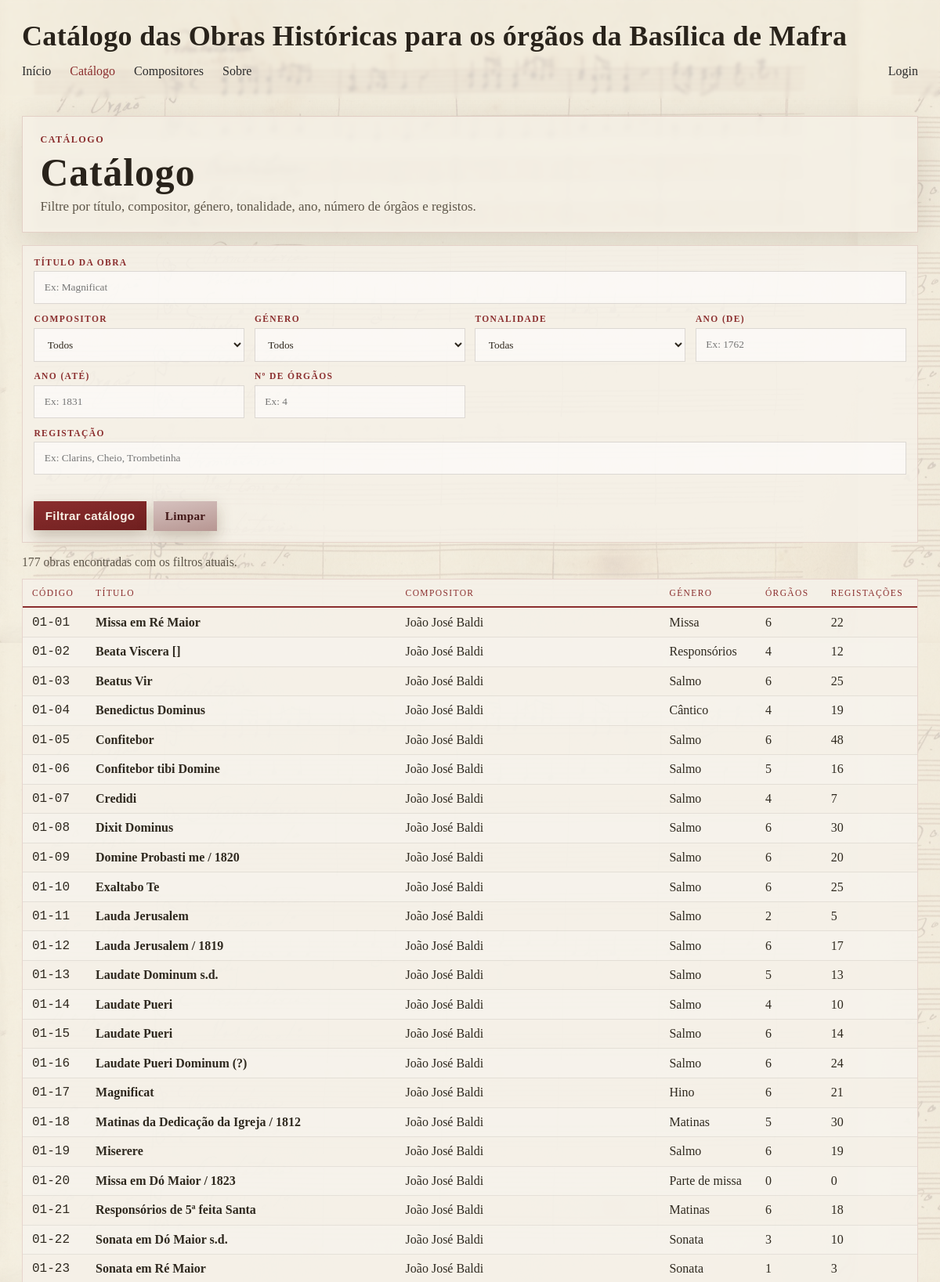
Screenshot of /pesquisa/ (upper part) with the database file from the repository.
### obras/models.py (models this page shows, shortened)
class Obra(models.Model):
    titulo = models.CharField(max_length=100)
    compositor = models.ForeignKey(Compositor, related_name="obras", on_delete=models.CASCADE)
    ano = models.PositiveIntegerField(null=True, blank=True)
    efectivo_vocal = models.CharField(max_length=255, blank=True)
    efectivo_orgao = models.CharField(max_length=50, blank=True)
    tonalidade = models.ForeignKey(Tonalidade, on_delete=models.CASCADE, related_name="obras", null=True, blank=True)
    genero = models.ForeignKey(Genero, related_name="obras", on_delete=models.CASCADE, null=True, blank=True)
    descricao_fisica = models.TextField(blank=True)
    onomastica = models.TextField(blank=True)
    referencias = models.TextField(blank=True)
    codigo = models.CharField(max_length=50, blank=True, default="")

class Compositor(models.Model):
    nome = models.CharField(max_length=100)
    apelido = models.CharField(max_length=100)
    def __str__(self):
        return self.apelido + ', ' + self.nome

class Genero(models.Model):
    nome = models.CharField(max_length=100)
    def __str__(self):
        return self.nome

### obras/views.py (the view)
# urls.py: path('pesquisa/', views.pesquisa_view, name='pesquisa'),
def pesquisa_view(request):
    titulo = request.GET.get("titulo", "").strip()
    compositor_id = request.GET.get("compositor", "").strip()
    genero_id = request.GET.get("genero", "").strip()
    num_orgaos = request.GET.get("num_orgaos", "").strip()
    registos = request.GET.get("registos", "").strip()
    ano_inicio = request.GET.get("ano_inicio", "").strip()
    ano_fim = request.GET.get("ano_fim", "").strip()
    tonalidade_id = request.GET.get("tonalidade", "").strip()
    obras = (
        Obra.objects.select_related("compositor", "genero")
        .annotate(
            num_orgaos=Count("orgaos", distinct=True),
            num_registacoes=Count("orgaos__registacoes", distinct=True),
        )
        .order_by("codigo")
    )
    if titulo:
        obras = obras.filter(titulo__icontains=titulo)
    if compositor_id:
        obras = obras.filter(compositor_id=compositor_id)
    if genero_id:
        obras = obras.filter(genero_id=genero_id)
    if num_orgaos:
        try:
            obras = obras.filter(num_orgaos=int(num_orgaos))
        except ValueError:
            pass
    if registos:
        obras = obras.filter(
            Q(orgaos__registacoes__geral__nome__icontains=registos)
            | Q(orgaos__registacoes__mao_esquerda__nome__icontains=registos)
            | Q(orgaos__registacoes__mao_direita__nome__icontains=registos)
        ).distinct()
    if ano_inicio:
        try:
            obras = obras.filter(ano__gte=int(ano_inicio))
        except ValueError:
            pass
    if ano_fim:
        try:
            obras = obras.filter(ano__lte=int(ano_fim))
        except ValueError:
            pass
    if tonalidade_id:
        obras = obras.filter(tonalidade_id=tonalidade_id)
    tonalidades = Tonalidade.objects.filter(obras__isnull=False).distinct().select_related("nota", "modo").annotate(
        ordem_nota=Case(
            When(nota__nome="Dó", then=Value(1)),
            When(nota__nome="Dó♯", then=Value(2)),
            When(nota__nome="Ré♭", then=Value(2)),
            When(nota__nome="Ré", then=Value(3)),
            When(nota__nome="Ré♯", then=Value(4)),
            When(nota__nome="Mi♭", then=Value(4)),
            When(nota__nome="Mi", then=Value(5)),
            When(nota__nome="Fá", then=Value(6)),
            When(nota__nome="Fá♯", then=Value(7)),
            When(nota__nome="Sol", then=Value(8)),
            When(nota__nome="Sol♯", then=Value(9)),
            When(nota__nome="Lá♭", then=Value(9)),
            When(nota__nome="Lá", then=Value(10)),
            When(nota__nome="Lá♯", then=Value(11)),
            When(nota__nome="Si♭", then=Value(11)),
            When(nota__nome="Si", then=Value(12)),
            When(nota__nome="Si♯", then=Value(13)),
            default=Value(99),
        ),
        ordem_modo=Case(
            When(modo__nome="Maior", then=Value(1)),
            When(modo__nome="Menor", then=Value(2)),
            default=Value(99),
        ),
    ).order_by("ordem_nota", "ordem_modo")
    context = {
        "compositores": Compositor.objects.all().order_by("apelido", "nome"),
        "generos": Genero.objects.all().order_by("nome"),
        "tonalidades": tonalidades,
        "obras": obras,
        "filtros": {
            "titulo": titulo,
            "compositor": compositor_id,
            "genero": genero_id,
            "num_orgaos": num_orgaos,
            "registos": registos,
            "ano_inicio": ano_inicio,
            "ano_fim": ano_fim,
            "tonalidade": tonalidade_id,
        },
    }
    return render(request, "obras/pesquisa.html", context)

### obras/models.py (called while the page is built)
    def __str__(self):
        return self.nome

    def __str__(self):
        return self.nome

    def __str__(self):
        return f"{self.nota} {self.modo}"

### obras/templates/obras/pesquisa.html (shortened to what this page needs)
{% extends "obras/layout.html" %}
{% block content %}
    <section class="hero">
        <div class="kicker">Catálogo</div>
        <h1>Catálogo</h1>
        <p class="subtitle">Filtre por título, compositor, género, tonalidade, ano, número de órgãos e registos.</p>
    </section>
    <section class="card catalog-card">
        <form method="get" class="search-form">
            <div class="field-grid">
                <div class="field field-wide">
                    <label for="titulo">Título da obra</label>
                    <input id="titulo" type="text" name="titulo" value="{{ filtros.titulo }}" placeholder="Ex: Magnificat" class="{% if filtros.titulo %}has-value{% endif %}">
                </div>
                <div class="field">
                    <label for="compositor">Compositor</label>
                    <select id="compositor" name="compositor" class="{% if filtros.compositor %}has-value{% endif %}">
                        <option value="">Todos</option>
                    </select>
                </div>
                <div class="field">
                    <label for="genero">Género</label>
                    <select id="genero" name="genero" class="{% if filtros.genero %}has-value{% endif %}">
                        <option value="">Todos</option>
                    </select>
                </div>
                <div class="field">
                    <label for="tonalidade">Tonalidade</label>
                    <select id="tonalidade" name="tonalidade" class="{% if filtros.tonalidade %}has-value{% endif %}">
                        <option value="">Todas</option>
                    </select>
                </div>
                <div class="field">
                    <label for="ano_inicio">Ano (de)</label>
                    <input id="ano_inicio" type="number" min="1500" max="2100" name="ano_inicio" value="{{ filtros.ano_inicio }}" placeholder="Ex: 1762" class="{% if filtros.ano_inicio %}has-value{% endif %}">
                </div>
                <div class="field">
                    <label for="ano_fim">Ano (até)</label>
                    <input id="ano_fim" type="number" min="1500" max="2100" name="ano_fim" value="{{ filtros.ano_fim }}" placeholder="Ex: 1831" class="{% if filtros.ano_fim %}has-value{% endif %}">
                </div>
                <div class="field">
                    <label for="num_orgaos">Nº de órgãos</label>
                    <input id="num_orgaos" type="number" min="1" name="num_orgaos" value="{{ filtros.num_orgaos }}" placeholder="Ex: 4" class="{% if filtros.num_orgaos %}has-value{% endif %}">
                </div>
                <div class="field field-wide">
                    <label for="registos">Registação</label>
                    <input id="registos" type="text" name="registos" value="{{ filtros.registos }}" placeholder="Ex: Clarins, Cheio, Trombetinha" class="{% if filtros.registos %}has-value{% endif %}">
                </div>
            </div>
            <div class="actions-row">
                <button type="submit" class="back">Filtrar catálogo</button>
                <a class="back back-secondary" href="{% url 'pesquisa' %}">Limpar</a>
            </div>
        </form>
        <p class="results-meta">{{ obras|length }} obra{{ obras|length|pluralize }} encontrada{{ obras|length|pluralize }} com os filtros atuais.</p>
        {% if obras %}
            <div class="table-wrap">
                <table>
                    <thead>
                        <tr>
                            <th>Código</th>
                            <th>Título</th>
                            <th>Compositor</th>
                            <th>Género</th>
                            <th>Órgãos</th>
                            <th>Registações</th>
                        </tr>
                    </thead>
                    <tbody>
                        {% for obra in obras %}
                            <tr onclick="window.location='{% url 'obra' obra.id %}'" style="cursor: pointer;">
                                <td style="font-family: 'Courier New', monospace;">{{ obra.codigo }}</td>
                                <td style="font-weight:bold;">{{ obra.titulo }}</td>
                                <td>{{ obra.compositor.nome }} {{ obra.compositor.apelido }}</td>
                                <td>{{ obra.genero|default:"-" }}</td>
                                <td>{{ obra.num_orgaos }}</td>
                                <td>{{ obra.num_registacoes }}</td>
                            </tr>
                        {% endfor %}
                    </tbody>
                </table>
            </div>
        {% else %}
            <p class="empty">Sem resultados para os filtros selecionados.</p>
        {% endif %}
    </section>
{% endblock %}

### obras/static/obras/ui.css (style rules this page uses)
:root { --bg-0: #f6f2ea; --bg-1: #ece5d8; --panel: rgba(245, 241, 232, 0.88); --ink-1: #1f1d1a; --ink-2: #5d5548; --accent: #8b2e2e; --line: rgba(139, 46, 46, 0.18); --shadow: 0 12px 40px rgba(46, 32, 16, 0.12); --radius: 0; }
* { box-sizing: border-box; }
body { margin: 0; font-family: "Source Sans 3", "Segoe UI", "Trebuchet MS", sans-serif; color: var(--ink-1); background: radial-gradient(circle at 12% 18%, rgba(138, 103, 60, 0.12), transparent 40%), radial-gradient(circle at 86% 10%, rgba(106, 89, 61, 0.12), transparent 36%), linear-gradient(165deg, var(--bg-0), var(--bg-1)); min-height: 100vh; }
.hero { background: rgba(245, 241, 232, 0.72); border: 1px solid rgba(139, 46, 46, 0.16); border-radius: 0; box-shadow: var(--shadow); padding: 1.4rem; backdrop-filter: blur(3px); }
h1, .title { margin: 0; font-family: "Cormorant Garamond", "Palatino Linotype", "Book Antiqua", serif; font-size: clamp(2rem, 4.2vw, 3.1rem); line-height: 0.96; letter-spacing: 0.02em; color: #29231b; }
.subtitle { margin: 0.55rem 0 0; font-size: 1.06rem; color: var(--ink-2); }
.card { margin-top: 1rem; background: var(--panel); border: 1px solid var(--line); border-radius: 0; box-shadow: 0 5px 18px rgba(60, 45, 25, 0.08); padding: 1.05rem 1.15rem; animation: rise-in 460ms ease both; }
.kicker, .landing-kicker, .field label, .details strong, .orgao-card label, .registacao-item label, .compositor-toggle .toggle-btn, .table-wrap th { letter-spacing: 0.12em; text-transform: uppercase; }
.kicker, .landing-kicker { margin: 0 0 0.7rem; font-size: 0.76rem; font-weight: 700; color: var(--accent); }
.table-wrap { overflow-x: auto; border-radius: 0; border: 1px solid rgba(139, 46, 46, 0.14); background: rgba(245, 241, 232, 0.94); }
table { width: 100%; border-collapse: collapse; background: transparent; }
thead th { text-align: left; font-size: 0.72rem; font-weight: 500; color: var(--accent); background: transparent; border-bottom: 2px solid var(--accent); padding: 0.7rem 0.75rem; }
tbody td { padding: 0.58rem 0.75rem; border-bottom: 1px solid rgba(111, 103, 90, 0.12); color: #2f291f; vertical-align: top; }
tbody tr:nth-child(even) { background: rgba(255, 255, 255, 0.16); }
.back { display: inline-block; margin-top: 1rem; color: #f9f2e6; background: linear-gradient(170deg, #8b2e2e, #6f1f1f); text-decoration: none; padding: 0.62rem 0.9rem; border-radius: 0; font-weight: 700; letter-spacing: 0.02em; box-shadow: 0 8px 20px rgba(68, 44, 16, 0.25); transition: transform 180ms ease, filter 180ms ease; }
.back-secondary { background: linear-gradient(170deg, #d6c2bf, #b79692); color: #431818; }
.search-form { display: grid; gap: 0.9rem; }
.field-grid { display: grid; grid-template-columns: repeat(4, minmax(0, 1fr)); gap: 0.8rem; }
.field { display: grid; gap: 0.35rem; }
.field-wide { grid-column: 1 / -1; }
.field label { font-size: 0.72rem; font-weight: 700; color: var(--accent); }
.field input, .field select, .field textarea { width: 100%; border: 1px solid rgba(111, 103, 90, 0.22); border-radius: 0; background: rgba(255, 255, 255, 0.58); padding: 0.75rem 0.78rem; color: #2e271d; font-family: Georgia, "Times New Roman", serif; }
.actions-row { display: flex; gap: 0.6rem; align-items: center; margin-top: 1.2rem; }
.actions-row .back { margin-top: 0; border: 0; cursor: pointer; font-size: 0.95rem; }
.catalog-card { background: transparent; padding: 0; border: 0; box-shadow: none; }
.catalog-card .search-form { background: rgba(245, 241, 232, 0.88); padding: 0.9rem; border: 1px solid rgba(139, 46, 46, 0.14); border-radius: 0; }
.results-meta { margin: 1rem 0 0.75rem; color: var(--ink-2); font-size: 0.98rem; }
.search-form button.back { border: 0; cursor: pointer; }

### obras/templates/obras/layout.html (style rules this page uses)
:root { --bg: #f5f1e8; --text: #2c2c2c; --accent: #8b2e2e; --muted: #6f675a; --panel: rgba(245, 241, 232, 0.84); --panel-strong: rgba(245, 241, 232, 0.93); }
* { box-sizing: border-box; }
html, body { min-height: 100%; ; }
body { margin: 0; font-family: Georgia, "Times New Roman", serif; color: var(--text); position: relative; }

### rows the page displays
Obra: codigo "01-01", titulo "Missa em Ré Maior", compositor.nome "João José", compositor.apelido "Baldi", genero "Missa", num_orgaos "6", num_registacoes "22"
Obra: codigo "01-02", titulo "Beata Viscera []", compositor.nome "João José", compositor.apelido "Baldi", genero "Responsórios", num_orgaos "4", num_registacoes "12"
Obra: codigo "01-03", titulo "Beatus Vir", compositor.nome "João José", compositor.apelido "Baldi", genero "Salmo", num_orgaos "6", num_registacoes "25"
Obra: codigo "01-04", titulo "Benedictus Dominus", compositor.nome "João José", compositor.apelido "Baldi", genero "Cântico", num_orgaos "4", num_registacoes "19"
Obra: codigo "01-05", titulo "Confitebor", compositor.nome "João José", compositor.apelido "Baldi", genero "Salmo", num_orgaos "6", num_registacoes "48"
Obra: codigo "01-06", titulo "Confitebor tibi Domine", compositor.nome "João José", compositor.apelido "Baldi", genero "Salmo", num_orgaos "5", num_registacoes "16"
Obra: codigo "01-07", titulo "Credidi", compositor.nome "João José", compositor.apelido "Baldi", genero "Salmo", num_orgaos "4", num_registacoes "7"
Obra: codigo "01-08", titulo "Dixit Dominus", compositor.nome "João José", compositor.apelido "Baldi", genero "Salmo", num_orgaos "6", num_registacoes "30"
Obra: codigo "01-09", titulo "Domine Probasti me / 1820", compositor.nome "João José", compositor.apelido "Baldi", genero "Salmo", num_orgaos "6", num_registacoes "20"
Obra: codigo "01-10", titulo "Exaltabo Te", compositor.nome "João José", compositor.apelido "Baldi", genero "Salmo", num_orgaos "6", num_registacoes "25"
Obra: codigo "01-11", titulo "Lauda Jerusalem", compositor.nome "João José", compositor.apelido "Baldi", genero "Salmo", num_orgaos "2", num_registacoes "5"
Obra: codigo "01-12", titulo "Lauda Jerusalem / 1819", compositor.nome "João José", compositor.apelido "Baldi", genero "Salmo", num_orgaos "6", num_registacoes "17"
Obra: codigo "01-13", titulo "Laudate Dominum s.d.", compositor.nome "João José", compositor.apelido "Baldi", genero "Salmo", num_orgaos "5", num_registacoes "13"
Obra: codigo "01-14", titulo "Laudate Pueri", compositor.nome "João José", compositor.apelido "Baldi", genero "Salmo", num_orgaos "4", num_registacoes "10"
Obra: codigo "01-15", titulo "Laudate Pueri", compositor.nome "João José", compositor.apelido "Baldi", genero "Salmo", num_orgaos "6", num_registacoes "14"
Obra: codigo "01-16", titulo "Laudate Pueri Dominum (?)", compositor.nome "João José", compositor.apelido "Baldi", genero "Salmo", num_orgaos "6", num_registacoes "24"
Obra: codigo "01-17", titulo "Magnificat", compositor.nome "João José", compositor.apelido "Baldi", genero "Hino", num_orgaos "6", num_registacoes "21"
Obra: codigo "01-18", titulo "Matinas da Dedicação da Igreja / 1812", compositor.nome "João José", compositor.apelido "Baldi", genero "Matinas", num_orgaos "5", num_registacoes "30"
Obra: codigo "01-19", titulo "Miserere", compositor.nome "João José", compositor.apelido "Baldi", genero "Salmo", num_orgaos "6", num_registacoes "19"
Obra: codigo "01-20", titulo "Missa em Dó Maior / 1823", compositor.nome "João José", compositor.apelido "Baldi", genero "Parte de missa", num_orgaos "0", num_registacoes "0"
Obra: codigo "01-21", titulo "Responsórios de 5ª feita Santa", compositor.nome "João José", compositor.apelido "Baldi", genero "Matinas", num_orgaos "6", num_registacoes "18"
Obra: codigo "01-22", titulo "Sonata em Dó Maior s.d.", compositor.nome "João José", compositor.apelido "Baldi", genero "Sonata", num_orgaos "3", num_registacoes "10"
Obra: codigo "01-23", titulo "Sonata em Ré Maior", compositor.nome "João José", compositor.apelido "Baldi", genero "Sonata", num_orgaos "1", num_registacoes "3"

### other values shown
{{ obras|length }} "177"
